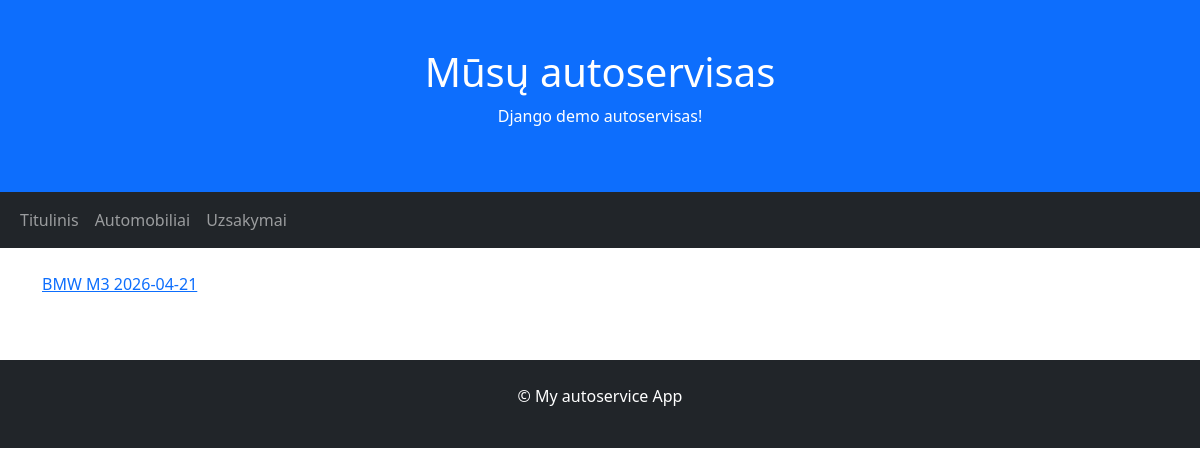
The app's page /orders/, older data.
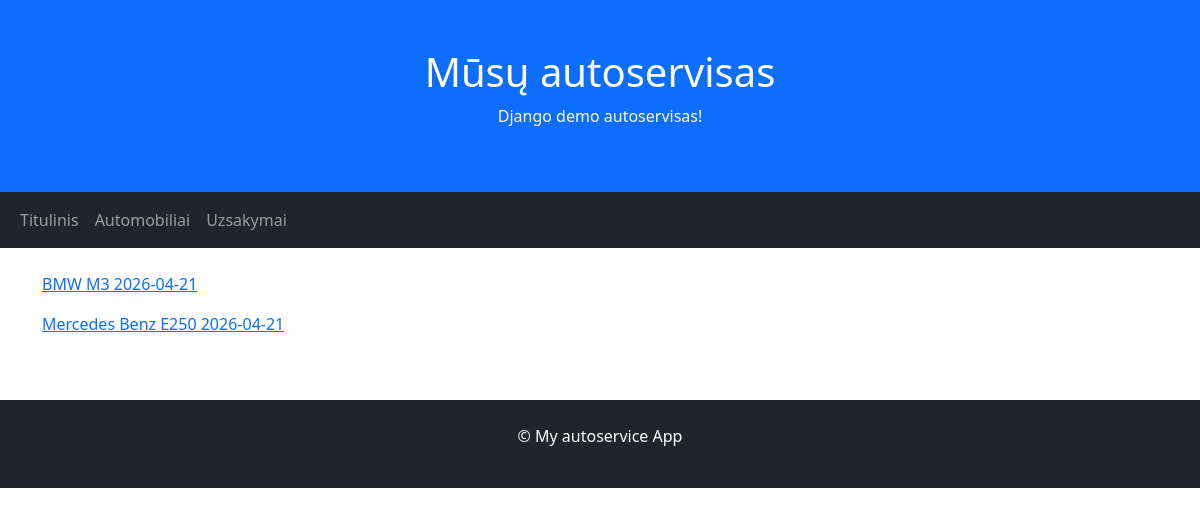
The same page, newer data.
### autoservice/models.py (models this page shows, shortened)
class Order(models.Model):
    date = models.DateField(auto_now_add=True)
    car = models.ForeignKey(to="Car", on_delete=models.CASCADE)
    client = models.ForeignKey(to=User, on_delete=models.CASCADE)
    STATUS_CHOICES = [
        ('a', 'Administered'),
        ('k', 'Cancelled'),
        ('i', 'In Progress'),
        ('c', 'Completed'),
    ]
    status = models.CharField(choices=STATUS_CHOICES, default='a')
    def __str__(self):
        return f"{self.car} {self.date}"

class Car(models.Model):
    make = models.CharField()
    model = models.CharField()
    license_plate = models.CharField()
    vin_code = models.CharField()
    client_name = models.CharField()
    def __str__(self):
        return f"{self.make} {self.model}"

### autoservice/views.py (the view)
# urls.py: path('orders/', views.OrderListView.as_view(), name="orders"),
class OrderListView(generic.ListView):
    model = Order
    template_name = "orders.html"
    context_object_name = "orders"

### autoservice/templates/orders.html (shortened to what this page needs)
{% extends 'base.html' %}
{% block content %}
{% for order in orders %}
<p><a href="{{ order.pk }}">{{ order }}</a></p>
{% endfor %}
{% endblock %}

Row changes from the older to the newer data that the page shows:
added Order: car+date "Mercedes Benz E250 2026-04-21"
